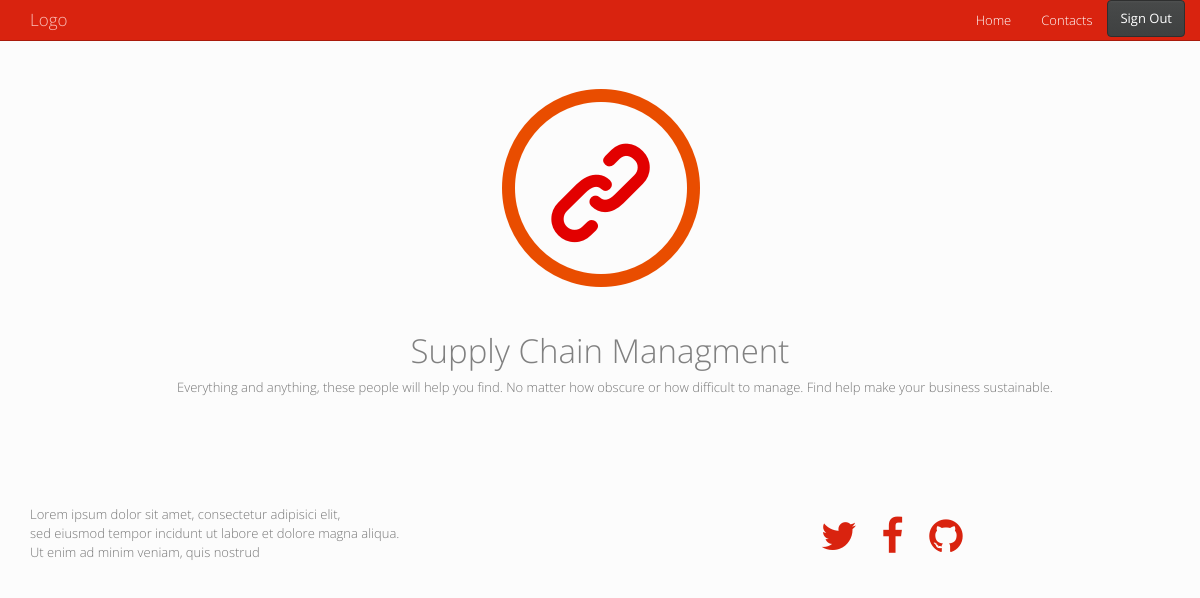
Screenshot of /php/skillPage.php?skill=10 with the database file from the repository.
### tables this page shows
CREATE TABLE IF NOT EXISTS `skills` (
  `ID` int(11) NOT NULL,
  `skillName` varchar(50) NOT NULL,
  `skillInfo` text NOT NULL
);

### php/skillPage.php (the view, shortened to what this page needs)
<?php
    $skillID = $_GET['skill'];
    if (!isset($skillID)) {
       header("Location: index.php");
   } else {
      $conn = new mysqli(DB_HOST, DB_USER, DB_PASS, DB_NAME);
      if ($conn->connect_error) {
          header("Location: index.php");
          echo $error = "Connection failed: " . $conn->connect_error;
      } else {
          $sql = "SELECT * FROM skills WHERE ID = '".$skillID."'";
          $result = $conn->query($sql);
          $skillInfo = $result->fetch_assoc();
      }
   }
?>
<html><head>
    <link href="http://cdnjs.cloudflare.com/ajax/libs/font-awesome/4.3.0/css/font-awesome.min.css" rel="stylesheet" type="text/css">
    <link rel="stylesheet" href="bootstrap.min.css">
</head><body>
    <div class="navbar navbar-default navbar-inverse navbar-static-top">
      <div class="container">
        <div class="navbar-header">
          <a class="navbar-brand" href="#"><span>Logo</span></a>
        </div>
        <div class="collapse navbar-collapse" id="navbar-ex-collapse">
          <a href="logout.php" class="btn btn-default navbar-right">Sign Out</a><ul class="nav navbar-nav navbar-right">
            <li class="active">
              <a href="#">Home</a>
            </li>
            <li class="active">
              <a href="#">Contacts</a>
            </li>
          </ul>
        </div>
      </div>
    </div>
    <div class="section">
      <div class="container">
        <div class="row">
          <div class="col-md-1"></div>
          <div class="col-md-10">
            <img src="<?php echo "assets/".$skillID.".png" ?>" class="center-block img-circle img-responsive">
            <h1 class="text-center text-muted"><?php echo $skillInfo["skillName"] ?></h1>
          </div>
          <div class="col-md-1"></div>
        </div>
      </div>
    </div>
    <div class="section">
      <div class="container">
        <div class="row">
          <div class="col-md-12">
            <div class="section">
              <div class="container">
                <div class="row"><div class="col-md-12"><p class="text-center"><?php echo $skillInfo["skillInfo"] ?></p></div></div>
              </div>
            </div>
          </div>
        </div>
      </div>
    </div><footer class="section section-primary"> <div class="container"> <div class="row"> <div class="col-sm-6"> <h1><br><br></h1> <p>Lorem ipsum dolor sit amet, consectetur adipisici elit, <br>sed eiusmod tempor incidunt ut labore et dolore magna aliqua. <br>Ut enim ad minim veniam, quis nostrud</p></div><div class="col-sm-6"> <p class="text-info text-right"> <br><br></p><p><br><br><br></p><div class="row"> <div class="col-md-12 text-center">  <a href="#"><i class="fa fa-3x fa-fw fa-twitter text-primary"></i></a> <a href="#"><i class="fa fa-3x fa-facebook fa-fw text-primary"></i></a> <a href="#"><i class="fa fa-3x fa-fw fa-github text-primary"></i></a> </div></div></div></div></div></footer>
</body></html>

### php/skillPage.php (style rules this page uses)
i { color:#fff; }

### rows the page displays
skills: skillName "Supply Chain Managment", skillInfo "Everything and anything, these people will help you find. No matter how obscure or how difficult to manage. Find help make your business sustainable."
